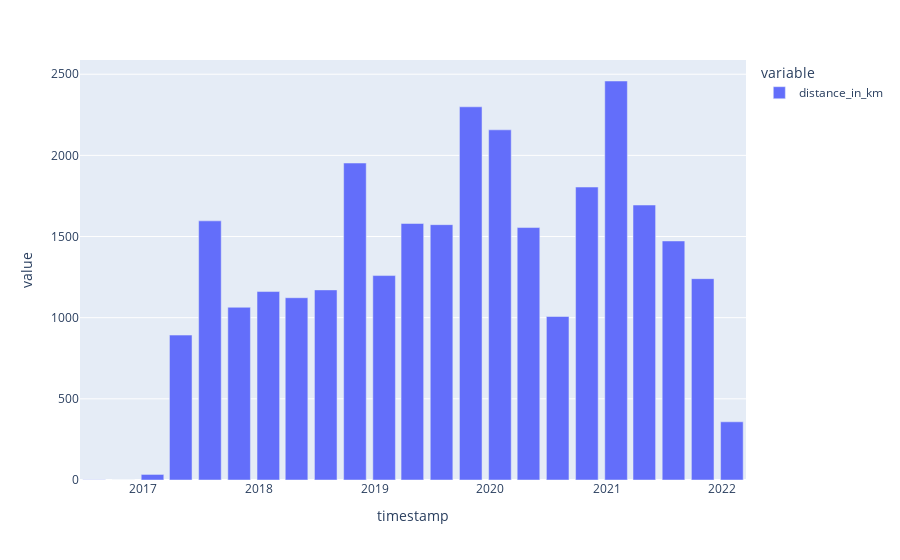

Notebook cell for this chart:
### Code cell
df.resample('3m').distance_in_km.sum().plot(kind='bar')

### Figure 1 — Plotly figure (JSON) as saved in the notebook; plotly's stock layout.template omitted (floating-point values rounded to 4 significant figures)
{"data": [{"alignmentgroup": "True", "hovertemplate": "variable=distance_in_km<br>timestamp=%{x}<br>value=%{y}<extra></extra>", "legendgroup": "distance_in_km", "marker": {"color": "#636efa", "pattern": {"shape": ""}}, "name": "distance_in_km", "offsetgroup": "distance_in_km", "orientation": "v", "showlegend": true, "textposition": "auto", "type": "bar", "x": ["2016-07-31T00:00:00", "2016-10-31T00:00:00", "2017-01-31T00:00:00", "2017-04-30T00:00:00", "2017-07-31T00:00:00", "2017-10-31T00:00:00", "2018-01-31T00:00:00", "2018-04-30T00:00:00", "2018-07-31T00:00:00", "2018-10-31T00:00:00", "2019-01-31T00:00:00", "2019-04-30T00:00:00", "2019-07-31T00:00:00", "2019-10-31T00:00:00", "2020-01-31T00:00:00", "2020-04-30T00:00:00", "2020-07-31T00:00:00", "2020-10-31T00:00:00", "2021-01-31T00:00:00", "2021-04-30T00:00:00", "2021-07-31T00:00:00", "2021-10-31T00:00:00", "2022-01-31T00:00:00"], "xaxis": "x", "y": [1.347, 0, 34.26, 892.8, 1596.0, 1064.0, 1161.0, 1123.0, 1171.0, 1953.0, 1259.0, 1580.0, 1573.0, 2299.0, 2157.0, 1555.0, 1007.0, 1805.0, 2458.0, 1694.0, 1473.0, 1240.0, 358.6], "yaxis": "y"}], "layout": {"autosize": true, "barmode": "relative", "legend": {"title": {"text": "variable"}, "tracegroupgap": 0}, "margin": {"t": 60}, "xaxis": {"anchor": "y", "autorange": true, "domain": [0, 1], "range": ["2016-06-16 12:00", "2022-03-16 12:00"], "title": {"text": "timestamp"}, "type": "date"}, "yaxis": {"anchor": "x", "autorange": true, "domain": [0, 1], "range": [0, 2588.0], "title": {"text": "value"}, "type": "linear"}}}
